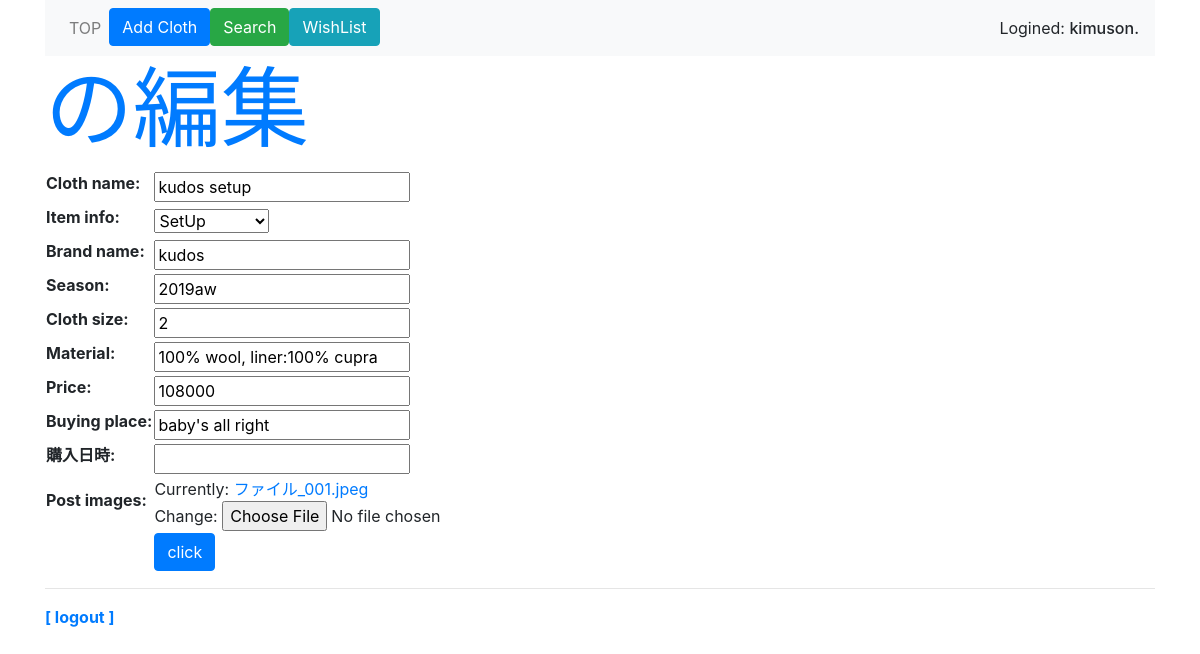
The page /clothes/edit/1 (signed in) on the database its author committed.
### clothes/models.py (models this page shows, shortened)
class Post(models.Model):
    owner = models.ForeignKey(User, on_delete=models.CASCADE, related_name='post_owner')
    cloth_name = models.CharField(max_length=40)
    item_info = models.IntegerField(choices=ITEM_CHOICES)
    brand_name = models.CharField(max_length=40)
    season = models.CharField(max_length=7)
    cloth_size = models.CharField(max_length=8)
    material = models.CharField(max_length=40)
    price = models.PositiveIntegerField()
    buying_place = models.CharField(max_length=20)
    buying_date = models.DateField(
        verbose_name='購入日時',
        blank=True,
        null=True,
    )
    post_images = models.ImageField(upload_to='media')

### clothes/views.py (the view)
# urls.py: path('edit/<int:num>', views.edit, name='edit'),
@login_required(login_url='/signin/')
def edit(request, num):
    obj = Post.objects.get(id=num)
    user = request.user
    if request.method == 'POST':
        post = PostForm(request.POST, instance=obj)
        post.save()
        return redirect(to='/clothes/top')
    params = {
        'title': 'Edit',
        'id': num,
        'form': PostForm(instance=obj),
        'login_user': user,
    }
    return render(request, 'clothes/edit.html', params)

### clothes/forms.py
class PostForm(forms.ModelForm):
    class Meta:
        model = Post
        fields = ('cloth_name', 'item_info', 'brand_name', 'season', 'cloth_size', 'material', 'price', 'buying_place', 'buying_date', 'post_images')
        widgets = {
            'buying_date': datetimepicker.DatePickerInput(
                format='%Y-%m-%d',
                options={
                    'locale': 'ja',
                    'dayViewHeaderFormat': 'YYYY年 MMMM',
                }
            )
        }

### clothes/templates/clothes/edit.html (shortened to what this page needs)
{% extends 'clothes/layout.html' %}
{% block header %}
<h1 class="display-2 text-primary">{{obj.cloth_name}}の編集</h1>
{% endblock %}
{% block content %}
<form action="{% url 'edit' %}" method="POST">
    <table>
        {{ form.as_table }}
        <tr>
            <th><td>
                <input type="submit" value="click" class="btn btn-primary w-auto">
            </td></th>
        </tr>
    </table>
</form>
{% endblock %}

### clothes/templates/clothes/layout.html (shortened to what this page needs)
{% load static %}
<!doctype html>
<html lang="ja">
    <head>
        <link rel="stylesheet" href="https://stackpath.bootstrapcdn.com/bootstrap/4.5.0/css/bootstrap.min.css">
    </head>
    <body class="container">
        <nav class="navbar navbar-expand navbar-light bg-light">
            <ul class="navbar-nav mr-auto">
                <li class="nav-item">
                    <a class="nav-link" href="{% url 'top' %}">TOP</a>
                </li>
                <li class="nav-item">
                    <a class="nab-link btn btn-primary" href="{% url 'post' %}">Add Cloth</a>
                </li>
                <li class="nav-item">
                    <a class="nab-link btn btn-success" href="{% url 'search' %}">Search</a>
                </li>
                <li class="nav-item">
                    <a class="nab-link btn btn-info" href="{% url 'wishlist' %}">WishList</a>
                </li>
            </ul>
            <span>Logined: <span class="h6">{{login_user}}.</span></span>
        </nav>
        <div>
            {% block header %}{% endblock %}
        </div>
        <div class="content">
            {% block content %}{% endblock %}
        </div>
        <hr>
        <div class="my-3">
            <span class="font-weight-bold">
                <a href="{% url 'logout' %}">[ logout ]</a>
            </span>
        </div>
    </body>
</html>

### rows shown on the page
Post: cloth_name "kudos setup", item_info "SetUp", brand_name "kudos", season "2019aw", cloth_size "2", material "100% wool, liner:100% cupra", price "108000", buying_place "baby's all right"

### other values the page prints
{{ login_user }} "kimuson"
